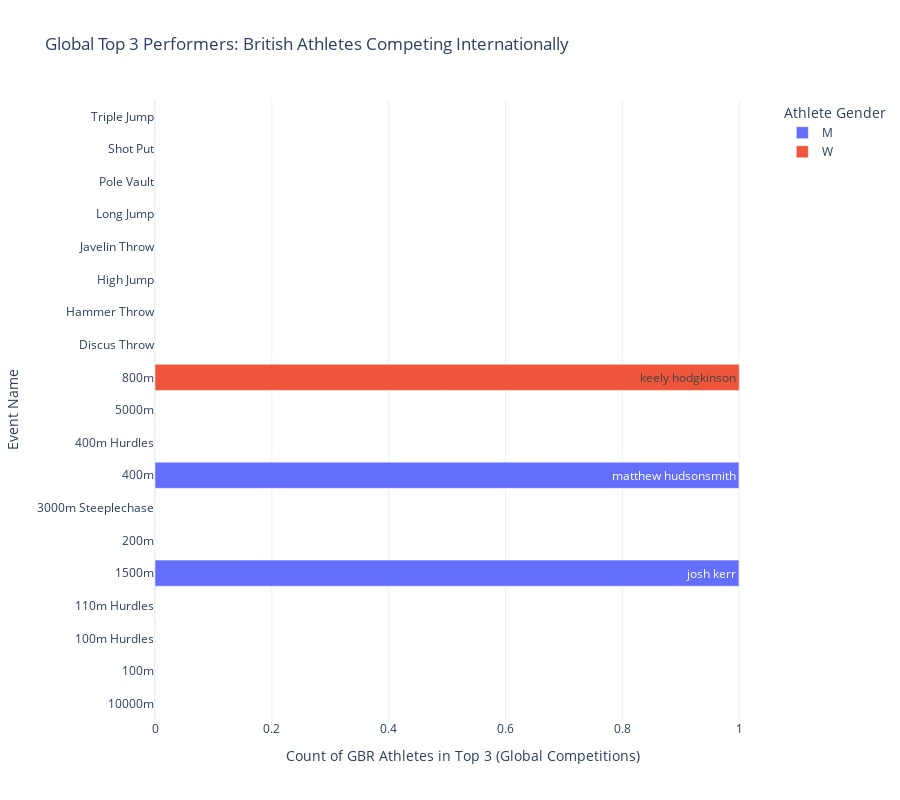

The cell this chart's notebook holds for it:
### Code cell
# Step 1: Filter GBR athletes in the global top 3 performers
global_top_3_gbr = top_3_performers[
    (top_3_performers['Flag'] == 'global') &  # Performances at global competitions
    (top_3_performers['Nationality'] == 'gbr')  # GBR athletes only
]

# Step 2: Prepare data for the interactive plot
# Group by EventName and AthleteGender, combining athlete names
plot_data = global_top_3_gbr.groupby(['EventName', 'AthleteGender'])['AthleteName'].apply(
    lambda x: ', '.join(x.dropna().astype(str))  # Drop NaNs and ensure values are strings
).reset_index(name='AthleteNames')

# Step 3: Add a count column for the number of GBR athletes
plot_data['AthleteCount'] = plot_data['AthleteNames'].apply(lambda x: len(x.split(', ')) if isinstance(x, str) else 0)

# Step 4: Create the interactive horizontal bar chart
fig = px.bar(
    plot_data,
    x='AthleteCount',  # Number of GBR athletes in global top 3
    y='EventName',     # Event name
    color='AthleteGender',  # Gender as color differentiation
    text='AthleteNames',    # Show athlete names on hover
    title='Global Top 3 Performers: British Athletes Competing Internationally',
    orientation='h'         # Horizontal bar chart
)

# Update layout and formatting
fig.update_traces(textposition='inside')
fig.update_layout(
    xaxis_title='Count of GBR Athletes in Top 3 (Global Competitions)',
    yaxis_title='Event Name',
    legend_title='Athlete Gender',
    height=800,
    template='plotly_white'
)

# Display the interactive plot
fig.show()

### Figure 1 — Plotly figure (JSON) as saved in the notebook; plotly's stock layout.template omitted (floating-point values rounded to 4 significant figures)
{"data": [{"alignmentgroup": "True", "hovertemplate": "AthleteGender=M         <br>AthleteCount=%{x}<br>EventName=%{y}<br>AthleteNames=%{text}<extra></extra>", "legendgroup": "M         ", "marker": {"color": "#636efa", "pattern": {"shape": ""}}, "name": "M         ", "offsetgroup": "M         ", "orientation": "h", "showlegend": true, "text": [null, null, null, null, "josh kerr", null, null, "matthew hudsonsmith", null, null, null, null, null, null, null, null, null, null, null], "textposition": "inside", "type": "bar", "x": [0, 0, 0, 0, 1, 0, 0, 1, 0, 0, 0, 0, 0, 0, 0, 0, 0, 0, 0], "xaxis": "x", "y": ["10000m", "100m", "100m Hurdles", "110m Hurdles", "1500m", "200m", "3000m Steeplechase", "400m", "400m Hurdles", "5000m", "800m", "Discus Throw", "Hammer Throw", "High Jump", "Javelin Throw", "Long Jump", "Pole Vault", "Shot Put", "Triple Jump"], "yaxis": "y"}, {"alignmentgroup": "True", "hovertemplate": "AthleteGender=W         <br>AthleteCount=%{x}<br>EventName=%{y}<br>AthleteNames=%{text}<extra></extra>", "legendgroup": "W         ", "marker": {"color": "#EF553B", "pattern": {"shape": ""}}, "name": "W         ", "offsetgroup": "W         ", "orientation": "h", "showlegend": true, "text": [null, null, null, null, null, null, null, null, null, null, "keely hodgkinson", null, null, null, null, null, null, null, null], "textposition": "inside", "type": "bar", "x": [0, 0, 0, 0, 0, 0, 0, 0, 0, 0, 1, 0, 0, 0, 0, 0, 0, 0, 0], "xaxis": "x", "y": ["10000m", "100m", "100m Hurdles", "110m Hurdles", "1500m", "200m", "3000m Steeplechase", "400m", "400m Hurdles", "5000m", "800m", "Discus Throw", "Hammer Throw", "High Jump", "Javelin Throw", "Long Jump", "Pole Vault", "Shot Put", "Triple Jump"], "yaxis": "y"}], "layout": {"barmode": "relative", "height": 800, "legend": {"title": {"text": "Athlete Gender"}, "tracegroupgap": 0}, "title": {"text": "Global Top 3 Performers: British Athletes Competing Internationally"}, "xaxis": {"anchor": "y", "domain": [0, 1], "title": {"text": "Count of GBR Athletes in Top 3 (Global Competitions)"}}, "yaxis": {"anchor": "x", "domain": [0, 1], "title": {"text": "Event Name"}}}}
